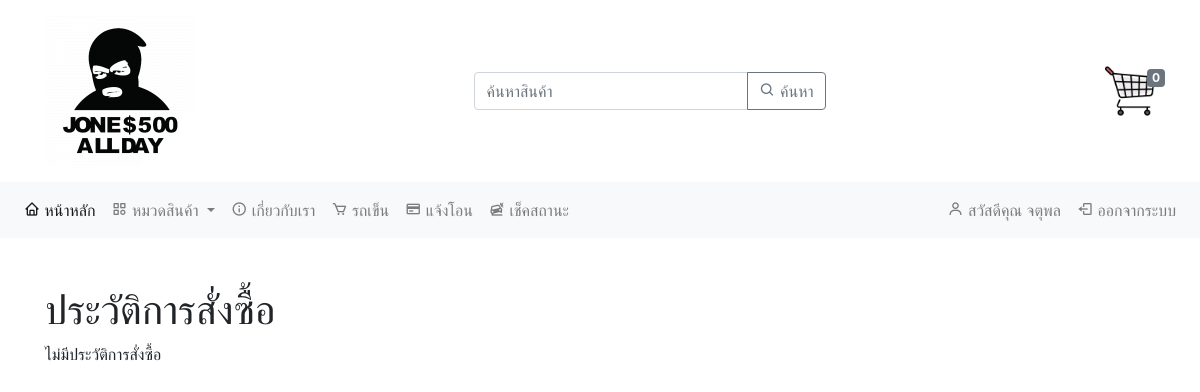
Page /cart_history.php (signed in) on the earlier database version.
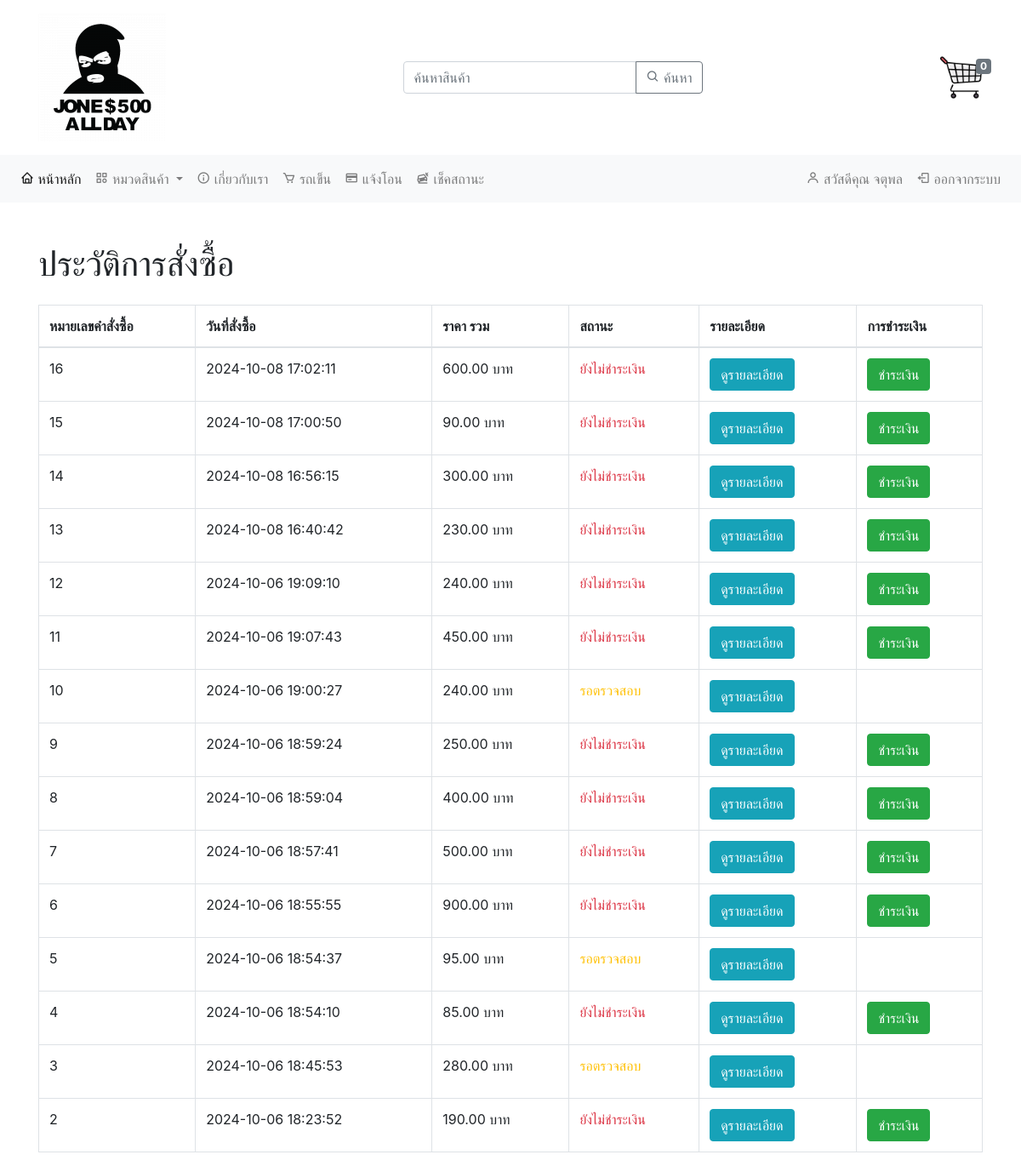
Same page on the later database version.
### tables this page shows
CREATE TABLE `tb_orders` (
  `order_id` int(11) NOT NULL,
  `customer_id` int(11) DEFAULT NULL,
  `order_date` datetime DEFAULT current_timestamp(),
  `total_price` decimal(10,2) DEFAULT NULL,
  `order_status` varchar(50) DEFAULT NULL,
  `shipping_id` int(11) DEFAULT NULL,
  `total_product_price` decimal(10,2) NOT NULL
);

### cart_history.php (the view, shortened to what this page needs)
<?php
include('assets/condb/condb.php');
$customerId = $_SESSION['customer_id'];
try {
    $sqlOrders = "SELECT * FROM tb_orders WHERE customer_id = :customerId ORDER BY order_date DESC";
    $stmtOrders = $conn->prepare($sqlOrders);
    $stmtOrders->bindParam(':customerId', $customerId);
    $stmtOrders->execute();
    $orders = $stmtOrders->fetchAll(PDO::FETCH_ASSOC);
} catch (Exception $e) {
    echo "เกิดข้อผิดพลาดในการดึงข้อมูล: " . $e->getMessage();
    exit();
}
?>
<!DOCTYPE html>
<html lang="en">
<head>
    <link rel="stylesheet" href="path/to/bootstrap.min.css">
</head>
<body>
    <?php include('navbar.php'); ?>
    <div class="container">
        <h1 class="mt-5">ประวัติการสั่งซื้อ</h1>
        <?php if (count($orders) > 0): ?>
            <table class="table table-bordered mt-4">
                <thead>
                    <tr>
                        <th>หมายเลขคำสั่งซื้อ</th>
                        <th>วันที่สั่งซื้อ</th>
                        <th>ราคา รวม</th>
                        <th>สถานะ</th>
                        <th>รายละเอียด</th>
                        <th>การชำระเงิน</th>
                    </tr>
                </thead>
                <tbody>
                    <?php foreach ($orders as $order): ?>
                        <tr>
                            <td><?= $order['order_id']; ?></td>
                            <td><?= date('Y-m-d H:i:s', strtotime($order['order_date'])); ?></td>
                            <td><?= number_format($order['total_price'], 2); ?> บาท</td>
                            <td>
                                <?php
                                switch ($order['order_status']) {
                                    case 0:
                                        echo "<span class='text-danger'>ยังไม่ชำระเงิน</span>";
                                        break;
                                    case 1:
                                        echo "<span class='text-warning'>รอตรวจสอบ</span>";
                                        break;
                                }
                                ?>
                            </td>
                            <td><a href="order_details.php?orderId=<?= $order['order_id']; ?>" class="btn btn-info">ดูรายละเอียด</a></td>
                            <td>
                                <?php if ($order['order_status'] == 0):
                                ?>
                                    <a href="payment_confirmation.php?order_id=<?= $order['order_id']; ?>" class="btn btn-success">ชำระเงิน</a>
                                <?php endif; ?>
                            </td>
                        </tr>
                    <?php endforeach; ?>
                </tbody>
            </table>
        <?php else: ?>
            <p>ไม่มีประวัติการสั่งซื้อ</p>
        <?php endif; ?>
    </div>
</body>
</html>

### navbar.php (shortened to what this page needs)
<!DOCTYPE html>
<html lang="th">
<head>
    <link href="https://cdn.jsdelivr.net/npm/bootstrap@5.3.0-alpha1/dist/css/bootstrap.min.css" rel="stylesheet">
    <link rel="stylesheet" href="https://unpkg.com/boxicons@2.1.4/css/boxicons.min.css">
    <link rel="stylesheet" href="https://stackpath.bootstrapcdn.com/bootstrap/4.5.2/css/bootstrap.min.css">
</head>
<body>
    <div class="container">
        <div class="d-flex align-items-center justify-content-between py-3">
            <div class="logo">
                <img src="assets/imge/logo.png" alt="" class="img-fluid" style="max-width: 150px; height: auto;">
            </div>
            <div class="search-bar d-flex align-items-center">
                <form action="search.php" method="get" class="input-group">
                    <input type="text" name="search" class="form-control" placeholder="ค้นหาสินค้า" aria-label="ค้นหาสินค้า" required>
                    <button class="btn btn-outline-secondary" type="submit">
                        <i class='bx bx-search bx-flashing'></i> ค้นหา
                    </button>
                </form>
            </div>
            <div class="d-flex align-items-center">
                <div class="logomarket" style="position: relative; display: inline-block;">
                    <a href="cart.php" style="text-decoration: none; position: relative;">
                        <img src="assets/imge/market.png" alt="Cart" class="img-fluid" style="max-width: 50px; height: auto;">
                        <?php
                        if (isset($_SESSION['cart']) && count($_SESSION['cart']) > 0) {
                            $cart_count = count($_SESSION['cart']);
                            echo '<span class="badge badge-danger" style="position: absolute; top: -10px; right: -10px; font-size: 12px;">' . $cart_count . '</span>';
                        } else {
                            echo '<span class="badge badge-secondary" style="position: absolute; top: -10px; right: -10px; font-size: 12px;">0</span>';
                        }
                        ?>
                    </a>
                </div>
            </div>
        </div>
    </div>
    <nav class="navbar navbar-expand-lg navbar-light bg-light mb-5">
        <div class="collapse navbar-collapse" id="navbarNav">
            <ul class="navbar-nav me-auto">
                <li class="nav-item">
                    <a class="nav-link active" aria-current="page" href="index.php">
                        <i class='bx bx-home'></i>
                        หน้าหลัก
                    </a>
                </li>
                <li class="nav-item dropdown">
                    <a class="nav-link dropdown-toggle" href="#" id="categoryDropdown" role="button" data-toggle="dropdown" aria-haspopup="true" aria-expanded="false">
                        <i class='bx bx-category'></i>
                        หมวดสินค้า
                    </a>
                </li>
                <li class="nav-item">
                    <a class="nav-link" href="#">
                        <i class='bx bx-info-circle'></i>
                        เกี่ยวกับเรา
                    </a>
                </li>
                <?php if (isset($_SESSION['email'])): ?>
                    <li class="nav-item">
                        <a class="nav-link" href="cart.php">
                            <i class='bx bx-cart'></i>
                            รถเข็น
                        </a>
                    </li>
                    <li class="nav-item">
                        <a class="nav-link" href="payment_confirmation.php">
                            <i class='bx bx-credit-card'></i>
                            แจ้งโอน
                        </a>
                    </li>
                    <li class="nav-item">
                        <a class="nav-link" href="cart_history.php">
                            <i class='bx bxs-car-crash'></i>
                            เช็คสถานะ
                        </a>
                    </li>
                <?php endif; ?>
            </ul>
            <ul class="navbar-nav">
                <?php if (isset($_SESSION['email'])): ?>
                    <li class="nav-item">
                        <a class="nav-link" href="#">
                            <i class='bx bx-user'></i>
                            สวัสดีคุณ <?= $_SESSION['first_name']; ?>
                        </a>
                    </li>
                    <li class="nav-item">
                        <a class="nav-link" href="logout.php">
                            <i class='bx bx-log-out'></i>
                            ออกจากระบบ
                        </a>
                    </li>
                <?php endif; ?>
            </ul>
        </div>
    </nav>
</body>
</html>

Differences in the rows shown:
added tb_orders: order_id "16", order_date "2024-10-08 17:02:11", total_price "600.00", order_status "ยังไม่ชำระเงิน"
added tb_orders: order_id "15", order_date "2024-10-08 17:00:50", total_price "90.00", order_status "ยังไม่ชำระเงิน"
added tb_orders: order_id "14", order_date "2024-10-08 16:56:15", total_price "300.00", order_status "ยังไม่ชำระเงิน"
added tb_orders: order_id "13", order_date "2024-10-08 16:40:42", total_price "230.00", order_status "ยังไม่ชำระเงิน"
added tb_orders: order_id "12", order_date "2024-10-06 19:09:10", total_price "240.00", order_status "ยังไม่ชำระเงิน"
added tb_orders: order_id "11", order_date "2024-10-06 19:07:43", total_price "450.00", order_status "ยังไม่ชำระเงิน"
added tb_orders: order_id "10", order_date "2024-10-06 19:00:27", total_price "240.00", order_status "รอตรวจสอบ"
added tb_orders: order_id "9", order_date "2024-10-06 18:59:24", total_price "250.00", order_status "ยังไม่ชำระเงิน"
added tb_orders: order_id "8", order_date "2024-10-06 18:59:04", total_price "400.00", order_status "ยังไม่ชำระเงิน"
added tb_orders: order_id "7", order_date "2024-10-06 18:57:41", total_price "500.00", order_status "ยังไม่ชำระเงิน"
added tb_orders: order_id "6", order_date "2024-10-06 18:55:55", total_price "900.00", order_status "ยังไม่ชำระเงิน"
added tb_orders: order_id "5", order_date "2024-10-06 18:54:37", total_price "95.00", order_status "รอตรวจสอบ"
added tb_orders: order_id "4", order_date "2024-10-06 18:54:10", total_price "85.00", order_status "ยังไม่ชำระเงิน"
added tb_orders: order_id "3", order_date "2024-10-06 18:45:53", total_price "280.00", order_status "รอตรวจสอบ"
added tb_orders: order_id "2", order_date "2024-10-06 18:23:52", total_price "190.00", shows "ยังไม่ชำระเงิน"
Other differences:
text no longer shown: "ไม่มีประวัติการสั่งซื้อ"
text now shown: "หมายเลขคำสั่งซื้อ วันที่สั่งซื้อ ราคา รวม สถานะ รายละเอียด การชำระเงิน"
